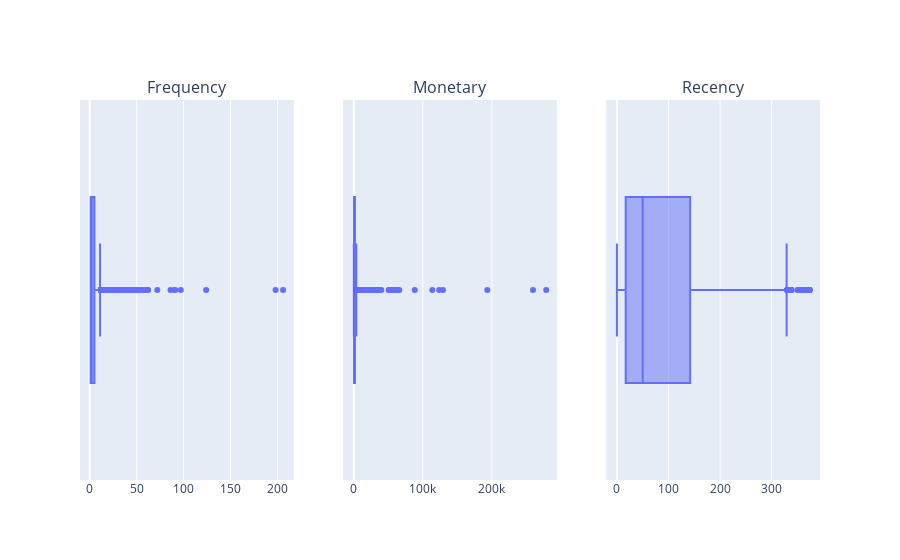

Source (notebook cell):
### Markdown cell above
Визуализируем каждую из трёх компонент, например, в виде коробчатых диаграмм (boxplot)

### Code cell
boxes = [px.box(clients_df, x=column) for column in clients_df.columns]
fig = make_subplots(
    rows=1, cols=3, 
    subplot_titles=(
        "Frequency", "Monetary", "Recency"
    )
)

for i, box in enumerate(boxes):
    fig.add_trace(boxes[i]['data'][0], row=1, col=i+1)

fig.update_layout(showlegend=True)
#fig.write_html('plotly/boxplot_1.html')
fig.show()

### Figure 1 — Plotly figure (JSON) as saved in the notebook; plotly's stock layout.template omitted (floating-point values rounded to 4 significant figures; data arrays with more than 128 entries replaced by an {"elided": "..."} marker saying what was removed)
{"data": [{"alignmentgroup": "True", "hovertemplate": "Frequency=%{x}<extra></extra>", "legendgroup": "", "marker": {"color": "#636efa"}, "name": "", "notched": false, "offsetgroup": "", "orientation": "h", "showlegend": false, "type": "box", "x": {"elided": "4334 int values"}, "x0": " ", "xaxis": "x", "y0": " ", "yaxis": "y"}, {"alignmentgroup": "True", "hovertemplate": "Monetary_value=%{x}<extra></extra>", "legendgroup": "", "marker": {"color": "#636efa"}, "name": "", "notched": false, "offsetgroup": "", "orientation": "h", "showlegend": false, "type": "box", "x": {"elided": "4334 float values"}, "x0": " ", "xaxis": "x2", "y0": " ", "yaxis": "y2"}, {"alignmentgroup": "True", "hovertemplate": "Recency=%{x}<extra></extra>", "legendgroup": "", "marker": {"color": "#636efa"}, "name": "", "notched": false, "offsetgroup": "", "orientation": "h", "showlegend": false, "type": "box", "x": {"elided": "4334 int values"}, "x0": " ", "xaxis": "x3", "y0": " ", "yaxis": "y3"}], "layout": {"annotations": [{"font": {"size": 16}, "showarrow": false, "text": "Frequency", "x": 0.1444, "xanchor": "center", "xref": "paper", "y": 1, "yanchor": "bottom", "yref": "paper"}, {"font": {"size": 16}, "showarrow": false, "text": "Monetary", "x": 0.5, "xanchor": "center", "xref": "paper", "y": 1, "yanchor": "bottom", "yref": "paper"}, {"font": {"size": 16}, "showarrow": false, "text": "Recency", "x": 0.8556, "xanchor": "center", "xref": "paper", "y": 1, "yanchor": "bottom", "yref": "paper"}], "showlegend": true, "xaxis": {"anchor": "y", "domain": [0, 0.2889]}, "xaxis2": {"anchor": "y2", "domain": [0.3556, 0.6444]}, "xaxis3": {"anchor": "y3", "domain": [0.7111, 1]}, "yaxis": {"anchor": "x", "domain": [0, 1]}, "yaxis2": {"anchor": "x2", "domain": [0, 1]}, "yaxis3": {"anchor": "x3", "domain": [0, 1]}}}
